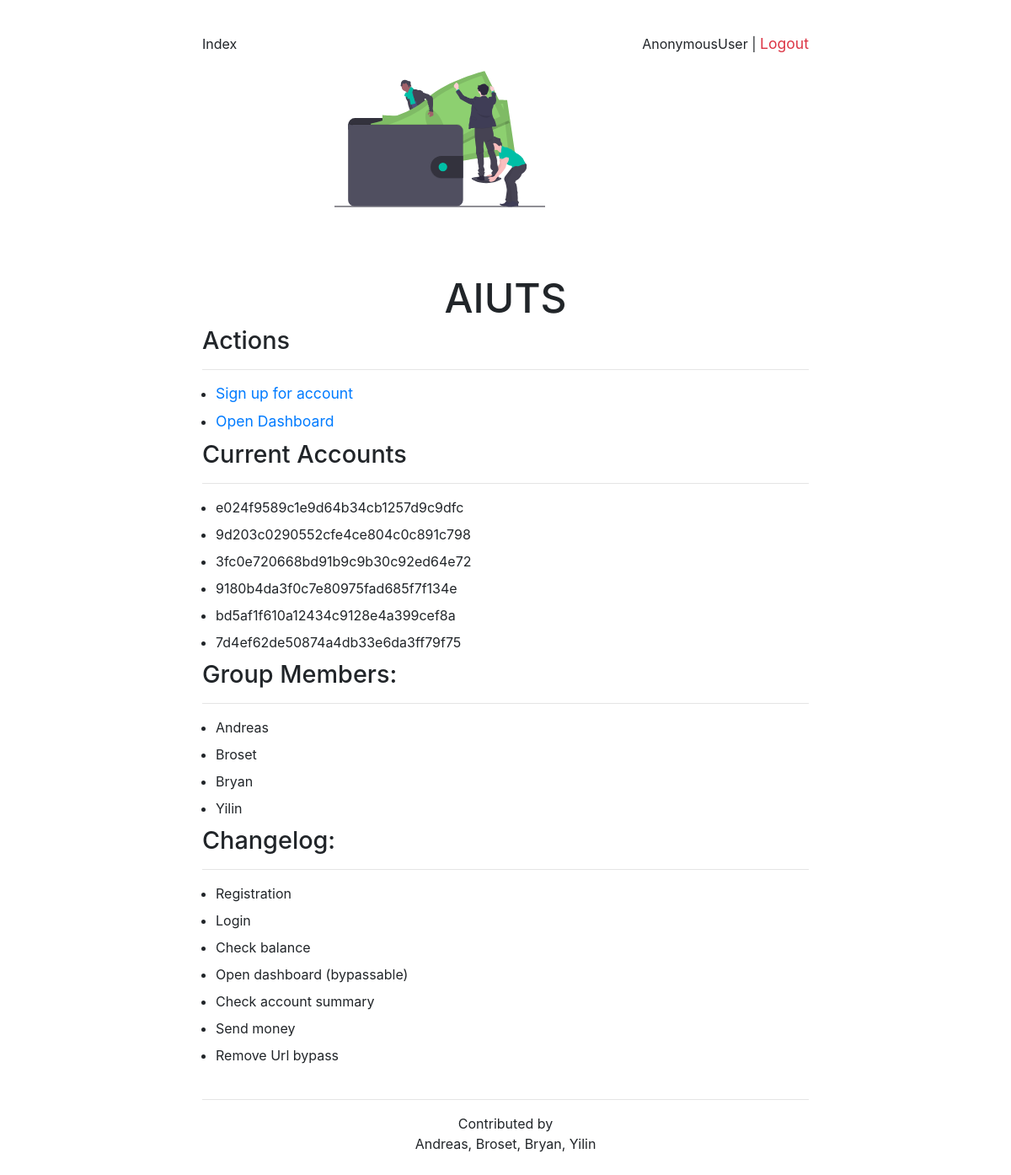
The app's page /aiuts/ with its own data.
### aiuts/models.py (models this page shows, shortened)
class Account(models.Model):
    user = models.ForeignKey(User, on_delete=models.CASCADE)
    acc_id = models.CharField(max_length=256, primary_key=True)
    balance = models.FloatField(default=0.01)

### aiuts/views.py (the view)
# urls.py: path('', views.IndexView.as_view(), name='index'),
class IndexView(generic.ListView):
    template_name = 'aiuts/index.html'
    context_object_name = 'all_user'
    def get_queryset(self):
        return Account.objects.all()[:]

### aiuts/templates/aiuts/index.html (shortened to what this page needs)
{% extends "aiuts/base.html" %}
{% block mainbody %}
	<h2> Actions </h2>
	<hr />
	<ul>
		<li>
		 <a href="{% url 'aiuts:signup' %}">Sign up for account </a>
		</li>
		<li>
			 <a href="{% url 'aiuts:dashboard' %}">Open Dashboard</a>
		</li>
	</ul>
		<h2 class="mt-2"> Current Accounts </h2>
		<hr />
			{% if all_user %}
		<ul>
			{% for user in all_user %}
				<li>{{ user.acc_id }}  </li>
			{% endfor %}
		</ul>
	{% else %}
		<p> No accounts are available. </p>
	{% endif %}
	<h2 class="mt-1"> Group Members: </h2>
	<hr />
	<ul>
		<li> Andreas </li>
		<li> Broset </li>
		<li> Bryan </li>
		<li> Yilin </li>
	</ul>
	<h2 class="mt-1"> Changelog: </h2>
	<hr />
	<ul>
		<li> Registration </li>
		<li> Login </li>
		<li> Check balance </li>
		<li> Open dashboard (bypassable) </li>
		<li> Check account summary </li>
		<li> Send money </li>
		<li> Remove Url bypass </li>
	</ul>
{% endblock %}

### aiuts/static/aiuts/style.css (style rules this page uses)
:root { -moz-tab-size: 4; -o-tab-size: 4; tab-size: 4; }
html { line-height: 1.15; -webkit-text-size-adjust: 100%; }
html { -webkit-font-smoothing: antialiased; -moz-osx-font-smoothing: grayscale; }
body { font-family: Inter, ui-sans-serif, system-ui, -apple-system, BlinkMacSystemFont, Segoe UI, Roboto, Helvetica Neue, Arial, Noto Sans, sans-serif, Apple Color Emoji, Segoe UI Emoji, Segoe UI Symbol, Noto Color Emoji; margin: 2em 2em 2em 2em; background-color: #FFF; }
h2 { font-size: 1.8rem; line-height: 2.25rem; }
ul, li { margin: 0em 0em 0.5em 0.5em; padding: 0; }
a { font-size: 1.1rem; line-height: 1.55rem; text-decoration: inherit; }
@media (min-width: 1024px) { body { margin: 2em 20vw 2em 20vw; } }

### records on screen
Account: acc_id "e024f9589c1e9d64b34cb1257d9c9dfc"
Account: acc_id "9d203c0290552cfe4ce804c0c891c798"
Account: acc_id "3fc0e720668bd91b9c9b30c92ed64e72"
Account: acc_id "9180b4da3f0c7e80975fad685f7f134e"
Account: acc_id "bd5af1f610a12434c9128e4a399cef8a"
Account: acc_id "7d4ef62de50874a4db33e6da3ff79f75"

### other values on screen
{{ request.user }} "AnonymousUser"
